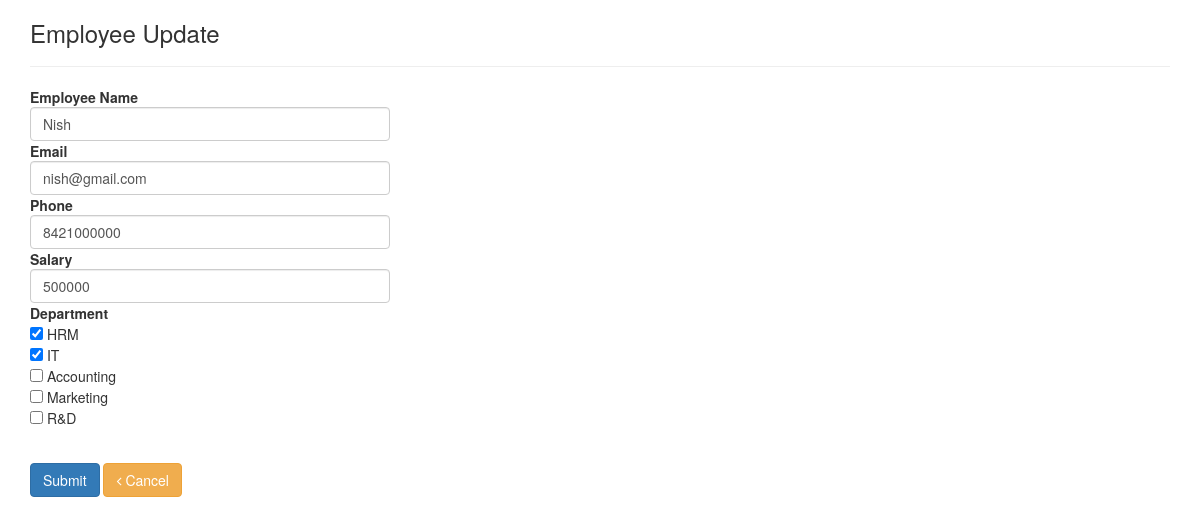
Screenshot of /employee/edit/1 with the database file from the repository.
### tables this page shows
CREATE TABLE IF NOT EXISTS `employee` (
  `emp_id` int(11) NOT NULL,
  `emp_name` varchar(255) NOT NULL,
  `email_address` varchar(150) NOT NULL,
  `phone_no` bigint(20) NOT NULL,
  `salary` float NOT NULL,
  `status` tinyint(4) NOT NULL COMMENT '0-Inactive,1-Active,2-Delete'
);

CREATE TABLE IF NOT EXISTS `department` (
  `id` int(11) NOT NULL,
  `name` varchar(100) NOT NULL
);

### application/controllers/Employee.php (called while the page is built, shortened)
<?php
class Employee extends CI_Controller {
	public function __construct()
	{
		$this->load->model('employee_model');
		$this->load->helper('email');
		$this->load->library('form_validation');
	}
	public function edit($emp_id='')
	{
		$result = $this->employee_model->getsingleemployee($emp_id);
		$department = $this->employee_model->getdepartment();
		$this->load->view('edit',['result'=>$result,'department'=>$department]);
	}
}

### index.php (called while the page is built, shortened)
<?php
require_once BASEPATH.'core/CodeIgniter.php';

### application/models/employee_model.php (called while the page is built, shortened)
<?php
class Employee_model extends CI_model
{
	public function getdepartment()
	{
		$query = $this->db->select("*")->get('department');
		return $query->result();
	}
	public function getsingleemployee($emp_id)
	{
		$query = $this->db->select("*")->where('emp_id',$emp_id)->get('employee');
		return $query->row();
	}
}
?>

### application/views/edit.php (the view, shortened to what this page needs)
<!DOCTYPE html>
<html>
<head>
</head>
	<?php echo link_tag('https://maxcdn.bootstrapcdn.com/bootstrap/3.3.0/css/bootstrap.min.css'); ?>
	<link rel="stylesheet" href="https://maxcdn.bootstrapcdn.com/bootstrap/3.3.7/css/bootstrap.min.css" />
	<link rel="stylesheet" type="text/css" href="https://stackpath.bootstrapcdn.com/font-awesome/4.7.0/css/font-awesome.min.css">
<body>
	<div class="container">
		<div class="row">
			<div class="col-md-12">
			<h3>Employee Update</h3>
			<hr>
			<?php echo form_open_multipart('employee/save',['name'=>'insertdata','autocomplete'=>'off']);?>
				<div class="row">
					<div class="col-md-4"><b>Employee Name</b>
						<?php echo form_input(['name'=>'emp_name','class'=>'form-control','value'=>set_value('emp_name',$result->emp_name)]); ?>
					</div>
				</div>
				<div class="row">
					<div class="col-md-4"><b>Email</b>
						<?php echo form_input(['name'=>'email_address','class'=>'form-control','value'=>set_value('email_address',$result->email_address)]); ?>
					</div>
				</div>
				<div class="row">
					<div class="col-md-4"><b>Phone</b>
						<?php echo form_input(['name'=>'phone_no','class'=>'form-control','value'=>set_value('phone_no',$result->phone_no)]); ?>
					</div>
				</div>
				<div class="row">
					<div class="col-md-4"><b>Salary</b>
						<?php echo form_input(['name'=>'salary','class'=>'form-control','value'=>set_value('salary',$result->salary)]); ?>
					</div>
				</div>
				<div class="row">
					<div class="col-md-4"><b>Department</b><br>
				        <?
				        $depa = $this->db->query("SELECT GROUP_CONCAT(dep_id SEPARATOR ', ') as dep_id from details where emp_id = ".$result->emp_id);
				        $d = $depa->row();
				        if (count($department) > 0) {
					        foreach ($department as $dep) :
					            $che = '';
					        	if(in_array($dep->id,explode(',', $d->dep_id)))
					        	{
					        		$che = "checked";
					        	}
					        	?>
					        <input type="checkbox" name="department_id[]" value="<?=$dep->id?>" <?= $che ?>> <?=$dep->name?>
					        <br>
								<? endforeach ;
							} ?>
					</div>
				</div>
				<div class="row">
					<div class="col-md-4" style="margin-top: 3%">
						<?php echo form_submit(['name'=>'insert','value'=>'Submit','class'=>'btn btn-primary']); ?>
						 <a href="<?php echo base_url(); ?>" name="Cancel" class="btn  btn-warning "><i class="fa fa-angle-left"></i> Cancel</a>
					</div>
				</div>
			<?php echo form_close();?>
		</div>
		</div>
	</div>
</body>
</html>

### rows the page displays
employee: emp_name "Nish", email_address "nish@gmail.com", phone_no "8421000000", salary "500000"
department: name "HRM"
department: name "IT"
department: name "Accounting"
department: name "Marketing"
department: name "R&D"
